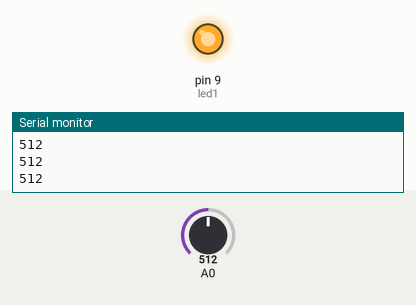
Simulated run of this sketch. Board: Arduino Uno, built with avr-gcc and run on an emulated ATmega328P. Shown: output pins drawn as LEDs (lit = HIGH), the last lines printed to the serial monitor. The inputs (shaded band) are chosen by the test bench; at power-on: A0 = 512.

Above: at 1.2 s.
1.3 s: A0 set to 734
2.8 s: A0 set to 768
At 4.0 s:
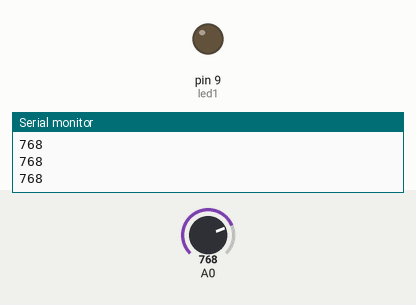
4.3 s: A0 set to 740
At 5.5 s:
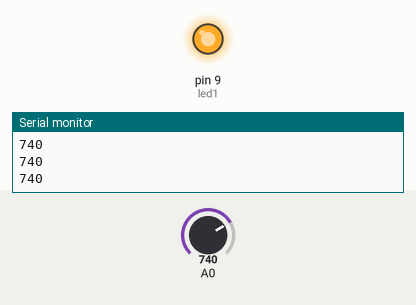
5.8 s: A0 set to 760
At 7.1 s:
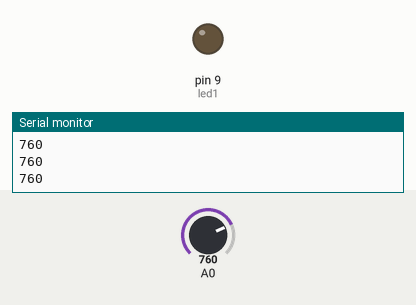
Timing chart, 0 to 8.3 s (numbered marks = the images above; inputs shaded):
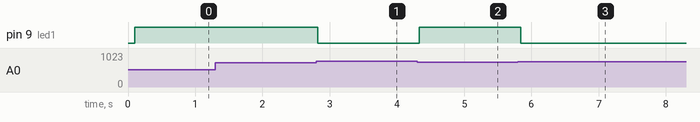

The sketch:

AnalogReading.ino
```cpp
int led1 = 9;
int x = analogRead(A0); //reads between 0 and 5 v and returns value from 0 to 1023 (10 bits)


void setup() {
  // put your setup code here, to run once:
   Serial.begin(9600);
   pinMode(led1,OUTPUT);

}

void loop() {
  // put your main code here, to run repeatedly:
  x = analogRead(A0);
  Serial.println(analogRead(A0));
  Serial.println(x);
  delay(100);

  if(analogRead(A0) < 750)
  {
    digitalWrite(led1,HIGH);
  }
  else
  {
    digitalWrite(led1,LOW);
  }
}
```

Measured:
- the behaviour switches between 749 and 750 on A0 (found by bisection; images 0 and 1)
- after the input at 2.8 s, pin 9 (led1): HIGH → LOW at once
- after the input at 4.3 s, pin 9 (led1): LOW → HIGH at once
- after the input at 5.8 s, pin 9 (led1): HIGH → LOW at once
